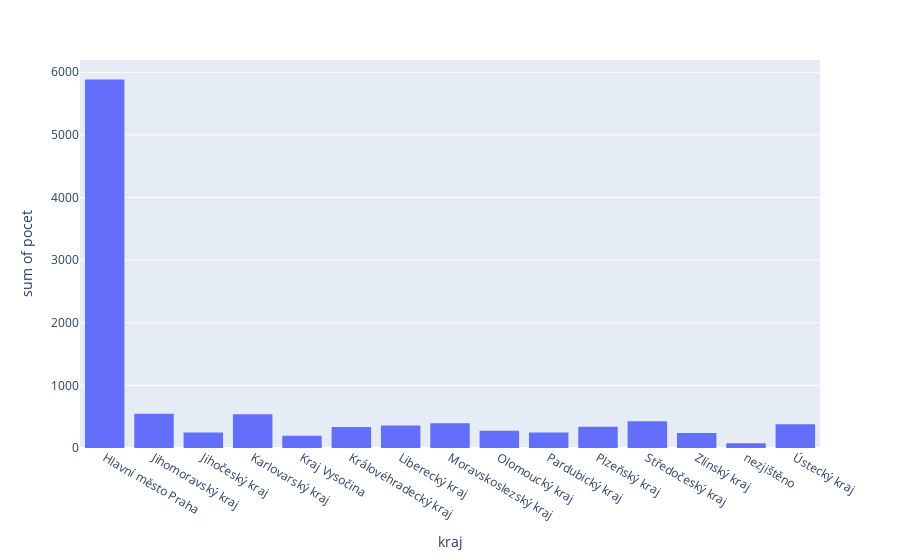

Source (notebook cell):
### Markdown cell above
#final_graph_simple (soucet cizincu zijicich v krajich)

### Code cell
final_simple = px.histogram(data_final, x='kraj', y='pocet')
final_simple.show()

### Figure 1 — Plotly figure (JSON) as saved in the notebook; plotly's stock layout.template omitted (floating-point values rounded to 4 significant figures; data arrays with more than 128 entries replaced by an {"elided": "..."} marker saying what was removed)
{"data": [{"bingroup": "x", "histfunc": "sum", "hovertemplate": "kraj=%{x}<br>sum of pocet=%{y}<extra></extra>", "legendgroup": "", "marker": {"color": "#636efa", "pattern": {"shape": ""}}, "name": "", "orientation": "v", "showlegend": false, "type": "histogram", "x": {"elided": "1432 str values"}, "xaxis": "x", "y": {"elided": "1432 float values"}, "yaxis": "y"}], "layout": {"barmode": "relative", "legend": {"tracegroupgap": 0}, "margin": {"t": 60}, "xaxis": {"anchor": "y", "domain": [0, 1], "title": {"text": "kraj"}}, "yaxis": {"anchor": "x", "domain": [0, 1], "title": {"text": "sum of pocet"}}}}
